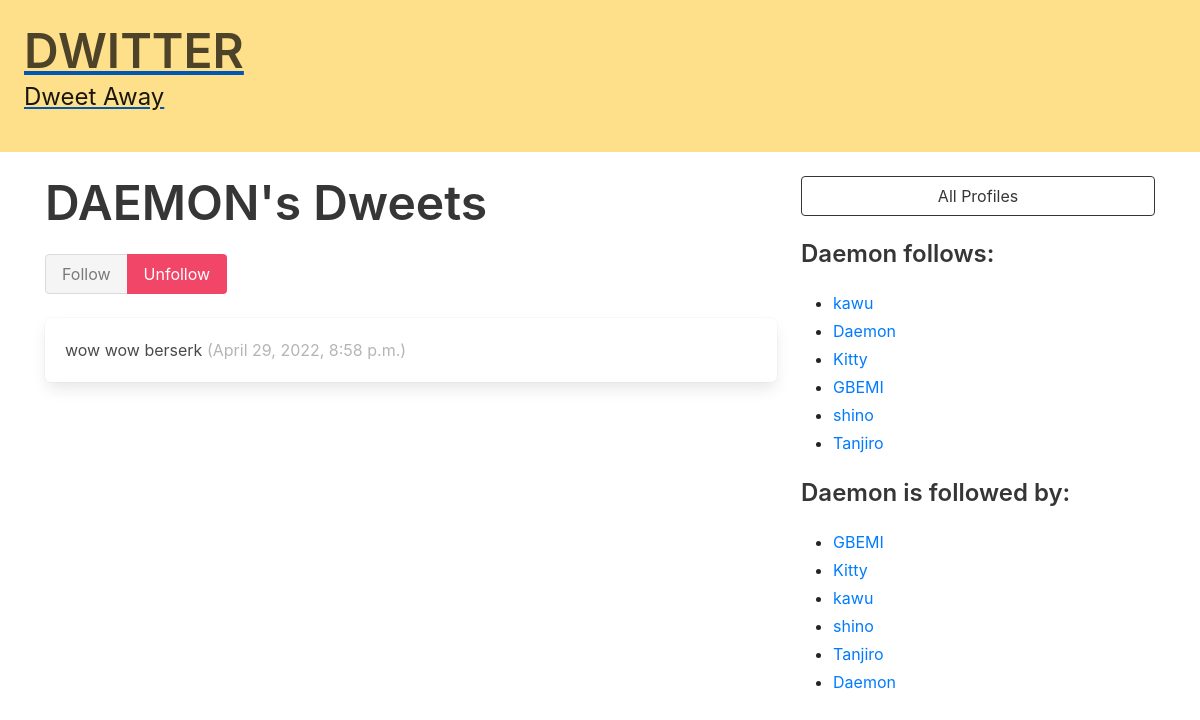
The app's page /profile/2 (signed in) with its own data.
### dwitter/models.py (models this page shows, shortened)
class Profile(models.Model):
    user = models.OneToOneField(User, on_delete=models.CASCADE)
    follows = models.ManyToManyField(
        "self", related_name="followed_by", symmetrical=False, blank=True
    )
    def __str__(self):
        return self.user.username

class Dweet(models.Model):
    user = models.ForeignKey(
        User, related_name="dweets", on_delete=models.DO_NOTHING
    )
    body = models.CharField(max_length=140)
    created_at = models.DateTimeField(auto_now_add=True)

### dwitter/views.py (the view, shortened to what this page needs)
# urls.py: path("profile/<int:pk>", profile, name="profile"),
def profile(request, pk):
    if not hasattr(request.user, 'profile'):
        missing_profile = Profile(user=request.user)
        missing_profile.save()
    profile = Profile.objects.get(pk=pk)
    return render(request, "dwitter/profile.html", {"profile": profile})

### dwitter/templates/dwitter/profile.html (shortened to what this page needs)
{% extends 'base.html' %}
{% block content %}
<div class="column">
    <div class="block">
    <h1 class="title is-1">
        {{profile.user.username|upper}}'s Dweets
    </h1>
    <form method="post">
        <div class="buttons has-addons">
        {% if profile in user.profile.follows.all %}
            <button class="button is-success is-static">
                Follow
            </button>
            <button class="button is-danger"
                    name="follow"
                    value="unfollow">
                Unfollow
            </button>
        {% endif %}
        </div>
    </form>
    </div>
    <div class="content">
        {% for dweet in profile.user.dweets.all %}
            <div class="box">
                {{ dweet.body }}
                <span class="is-small has-text-grey-light">
                    ({{ dweet.created_at }})
                </span>
            </div>
        {% endfor %}
    </div>
</div>
<div class="column is-one-third">
    <div class="block">
        <a href="{% url 'dwitter:profile_list' %}">
            <button class="button is-dark is-outlined is-fullwidth">
                All Profiles
            </button>
        </a>
    </div>
    <div class="block">
        <h3 class="title is-4">
            {{profile.user.username}} follows:
        </h3>
        <div class="content">
            <ul>
            {% for following in profile.follows.all %}
                <li>
                    <a href="{% url 'dwitter:profile' following.id %} ">
                        {{ following }}
                    </a>
                </li>
            {% endfor %}
            </ul>
        </div>
    </div>
    <div class="block">
        <h3 class="title is-4">
            {{profile.user.username}} is followed by:
        </h3>
        <div class="content">
            <ul>
            {% for follower in profile.followed_by.all %}
                <li>
                    <a href="{% url 'dwitter:profile' follower.id %} ">
                        {{ follower }}
                    </a>
                </li>
            {% endfor %}
            </ul>
        </div>
    </div>
</div>
{% endblock content %}

### dwitter/templates/base.html (shortened to what this page needs)
<!DOCTYPE html>
<html lang="en">
<head>
    <link rel="stylesheet"
          href="https://cdn.jsdelivr.net/npm/bulma@0.9.3/css/bulma.min.css">
    <link rel="stylesheet" href="https://cdn.jsdelivr.net/npm/bootstrap@4.3.1/dist/css/bootstrap.min.css">
</head>
<body>
    <a href="{% url 'dwitter:dashboard' %} ">
    <section class="hero is-small is-warning mb-4">
        <div class="hero-body">
            <h1 class="title is-1">DWITTER</h1>
            <p class="subtitle is-4">
                Dweet Away
            </p>
        </div>
    </section>
    </a>
    <div class="container">
    <div class="columns">
        {% block content %}
        {% endblock content %}
    </div>
    </div>
</body>
</html>

### records on screen
Profile: user.username "DAEMON", user.username "Daemon"
Dweet: body "wow wow berserk", created_at "April 29, 2022, 8:58 p.m."
Profile: user.username "kawu"
Profile: user.username "Kitty"
Profile: user.username "GBEMI"
Profile: user.username "shino"
Profile: user.username "Tanjiro"
